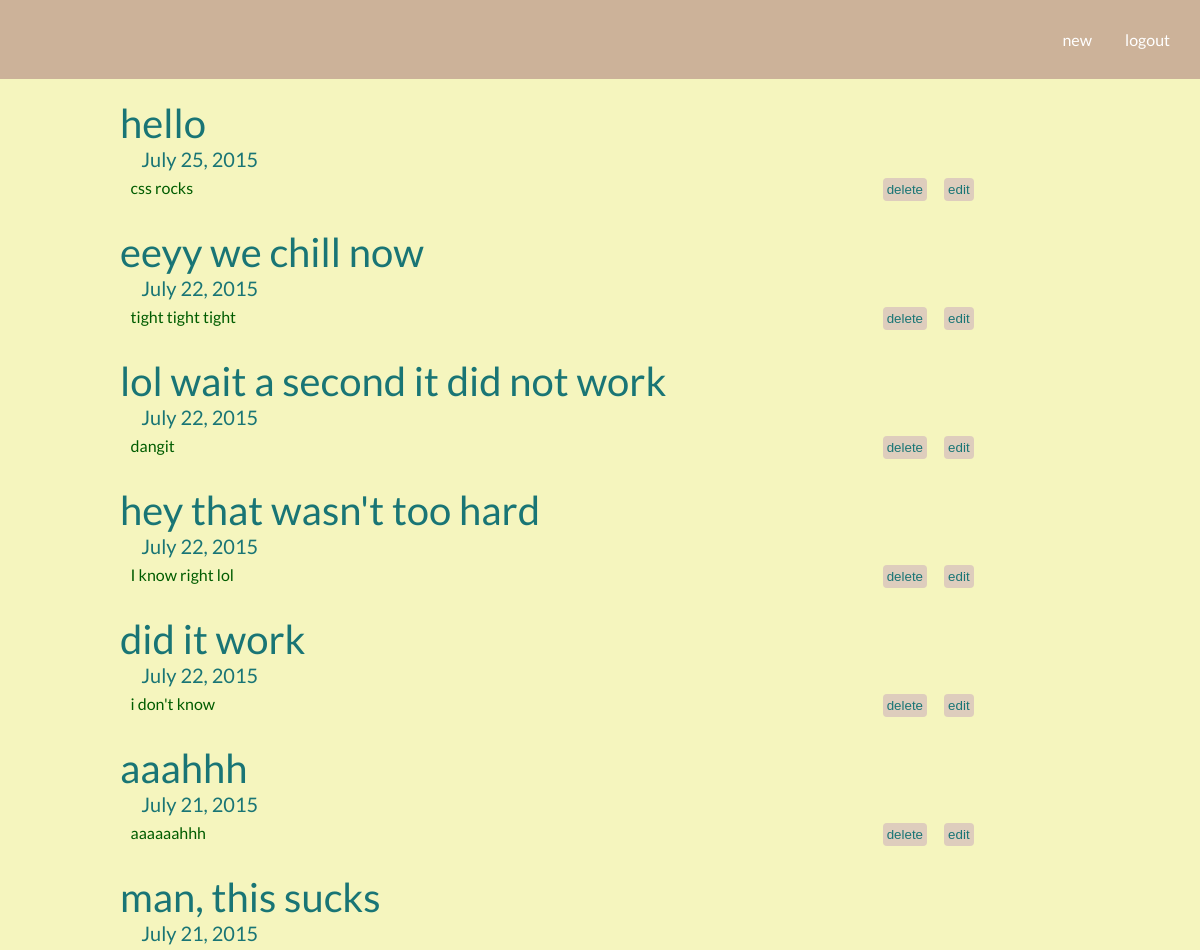
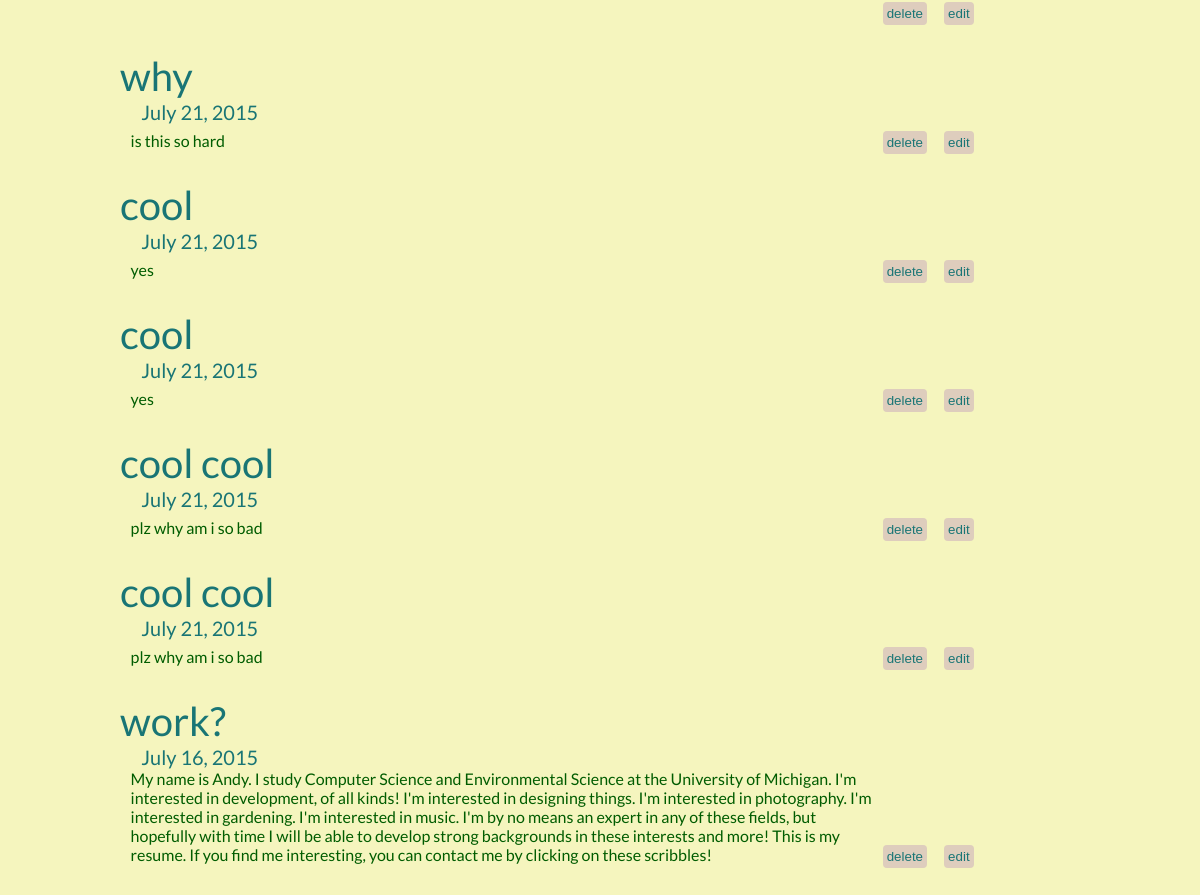
The page /captaincheddar/ on the database as committed earlier (2 pictures, top to bottom).
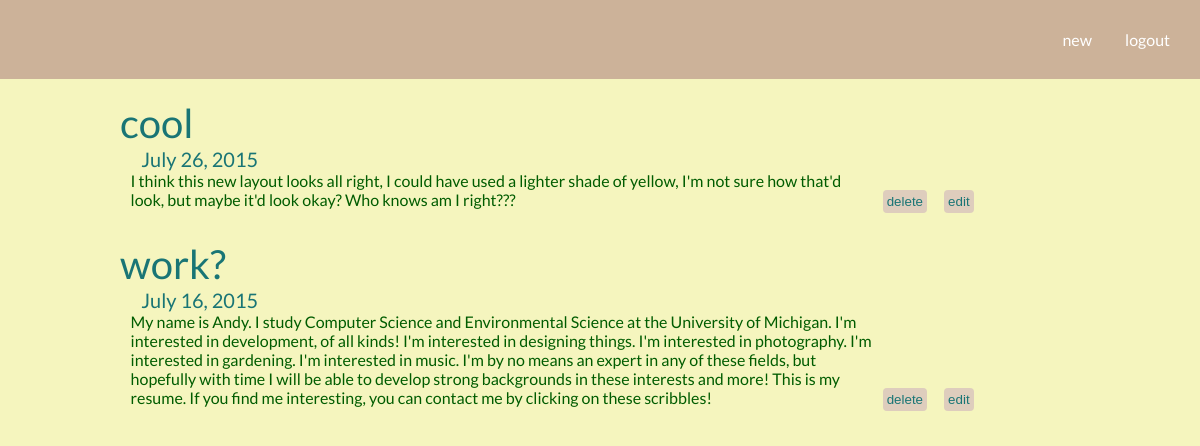
The same page on the database as committed later.
### post/models.py (models this page shows, shortened)
class Post(models.Model):
    author = models.ForeignKey(User)
    text = models.TextField()
    subject = models.CharField(max_length=20)
    date = models.DateField(timezone.now())

### post/views.py (the view)
# urls.py: url(r'^(?P<username>[\w-]+)/$', views.main, name='main'),
def main(request, username):
	u = get_object_or_404(User, username=username)
	p = u.post_set.all().order_by('-id')
	if u.is_authenticated():
		return render(request, 'post/index.html', {'user' : u, 'posts' : p, 'logged' : 'yes'})
	else :
		return render(request, 'post/index.html', {'user' : u, 'posts' : p})

### post/templates/post/index.html (shortened to what this page needs)
{% load staticfiles %}
<head>
	<link rel="stylesheet" type="text/css" href="{% static "css/poststyle.css" %}">
</head>
<body>
{% if logged %}
	<div id = "nav">
		<div id = "logo">
		</div>
		{% if user.is_authenticated %}
		<div id = "transfer">
			<div id = "new">
				<a href = "{% url 'post:new' user.username %}">new</a>
			</div>
			<div id = "logout">
				<a href = "{% url 'login:done' user.username %}">logout</a>
			</div>
		{% else %}
			<div id = "login">
				<a href = "{% url 'login:index' %}">login</a>
			</div>
		</div>
		{% endif %}
	</div>
	</div>
	<div id = "postlist">
		<ul>
		{% for post in posts %}
			<li id = "post">
				<div "line">
					<div id = "sub">
						{{ post.subject }}
					</div>
					<div id = "date">
						{{ post.date }}
					</div>
				</div>
				<div id = "line">
					<div id = "text">
						{{ post.text }}
					</div>
				{% if logged %}
					<div id = "formz">
						<form action = "{% url 'post:delete' post.id %}" method='POST'>
							<input type="submit" value="delete" id = "delete" class = "font">
						</form>
						<form action = "{% url 'post:edit' post.id %}" method='POST'>
							<input type="submit" value="edit" id = "edit" class = "font">
						</form>
					</div>
				</div>
				{% endif %}
			</li>
		{% endfor %}
		</ul>
	{% else %}
		<p>No User lol made.</p>
	{% endif %}
	</div>
</body>

### post/static/css/poststyle.css (style rules this page uses)
* { margin: 0; padding: 0; color: }
a { color: white; text-decoration: none; }
body { font-family: Lato; background-color: #F5F5BE; }
#nav { background-color: rgb(204, 178, 153); display: inline-block; width: 100%; }
#nav div { display: inline-block; padding: 15px; }
#transfer { float: right; }
#postlist { color: rgb(0, 92, 0); background-color: #F5F5BE; }
#post { margin: 20px; margin-left: 10%; }
#post div { display: block; }
#line div { display: inline-block; }
#sub { color: rgb(25, 117, 117); font-size: 40px; }
#date { font-size: 20px; color: rgb(25, 117, 117); margin-left: 2%; }
#text { margin-left: 1%; width:70%; }
li { list-style: none; }
#formz form { display: inline-block; color: rgb(25, 117, 117); }
.font { color: rgb(25, 117, 117); }
input { background-color: rgb(222, 205, 189); border-radius: 4px; border: none; cursor: pointer; margin: 7px; padding: 4px; }

Rows that differ between the two databases and show on the page:
removed Post: subject "hello", date "July 25, 2015", text "css rocks"
removed Post: subject "eeyy we chill now", date "July 22, 2015", text "tight tight tight"
removed Post: subject "lol wait a second it did not work", date "July 22, 2015", text "dangit"
removed Post: subject "hey that wasn't too hard", date "July 22, 2015", text "I know right lol"
removed Post: subject "did it work", date "July 22, 2015", text "i don't know"
removed Post: subject "aaahhh", date "July 21, 2015", text "aaaaaahhh"
removed Post: subject "man, this sucks", date "July 21, 2015"
removed Post: subject "why", date "July 21, 2015", text "is this so hard"
removed Post: subject "cool", date "July 21, 2015", text "yes"
removed Post: subject "cool", date "July 21, 2015", text "yes"
removed Post: subject "cool cool", date "July 21, 2015", text "plz why am i so bad"
removed Post: subject "cool cool", date "July 21, 2015", text "plz why am i so bad"
added Post: subject "cool", date "July 26, 2015", text "I think this new layout looks all right, I could have used a lighter shade of yellow, I'm not sure how that'd look, but maybe it'd look okay? Who knows am I right???"
